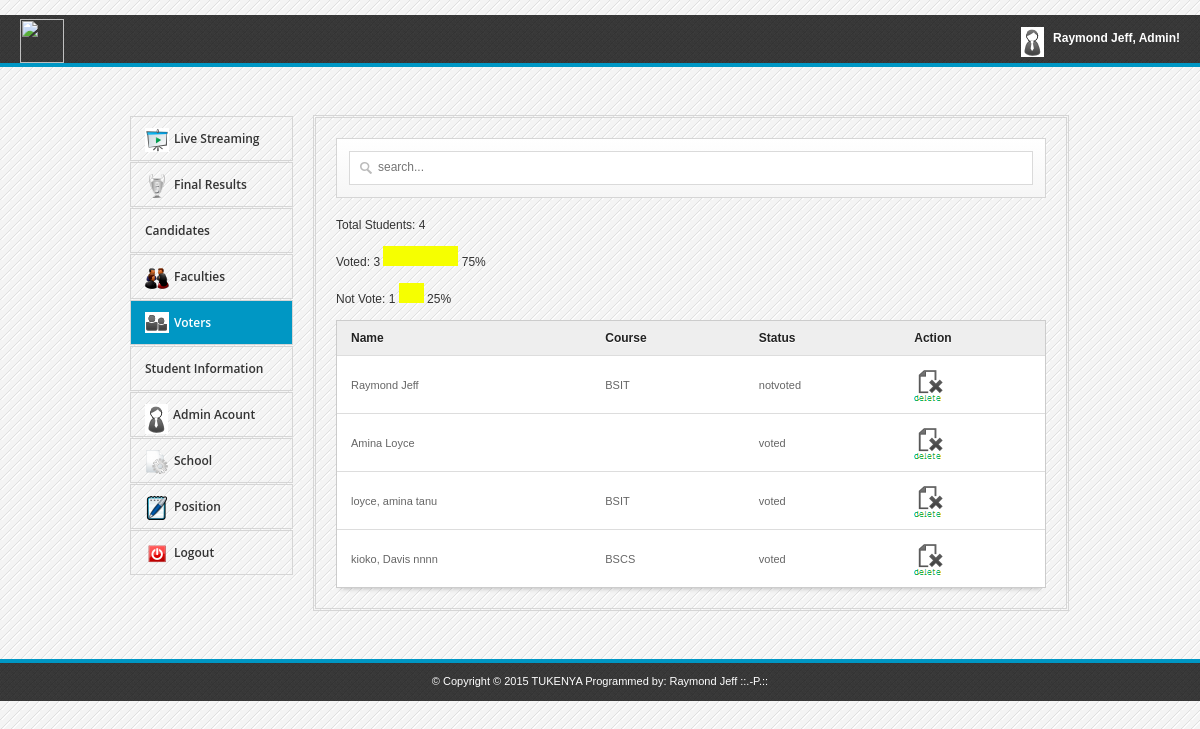
The page /admin/students.php on the database its author committed.
### tables this page shows
CREATE TABLE `students` (
  `id` int(11) NOT NULL AUTO_INCREMENT,
  `name` varchar(100) NOT NULL,
  `course` varchar(100) NOT NULL,
  `username` varchar(100) NOT NULL,
  `password` varchar(100) NOT NULL,
  `status` varchar(100) NOT NULL,
  `question` varchar(200) NOT NULL,
  `answer` varchar(100) NOT NULL,
  PRIMARY KEY (`id`)
);

### admin/students.php (the view, shortened to what this page needs)
<html>
<head>
<link rel="stylesheet" href="admin.css">
<link href="src/facebox.css" media="screen" rel="stylesheet" type="text/css" />
</head>
<body>
	<div id="top">
		<div class="logo">
			<img src="../psu.png" style="width: 44px;">
		</div>
		<div class="welcome">
			<img alt="" src="img/userpic.png">
			<span>Raymond Jeff, Admin!</span>
		</div>
	</div>
	<div class="container  clearfix">
		<div class="one-third1 column">
			<ul>
				<li><a href="index.php"><img alt="" src="img/home.png"><span>Live Streaming</span></a></li>
				<li><a href="winner.php"><img alt="" src="img/win.png"><span>Final Results</span></a></li>
				<li><a href="candidates.php"><img alt="" src="img/candidates.png"><span>Candidates</span></a></li>
				<li><a href="parties.php"><img alt="" src="img/parties.png"><span>Faculties</span></a></li>
				<li class="active"><a href="students.php"><img alt="" src="img/user.png"><span>Voters</span></a></li>
				<li><a href="idnumbers.php"><img alt="" src="img/numbers.png"><span>Student Information</span></a></li>
				<li><a href="admin.php"><img alt="" src="img/userpic.png"><span>Admin Acount</span></a></li>
				<li><a href="course.php"><img alt="" src="img/page.png"><span>School</span></a></li>
				<li><a href="position.php"><img alt="" src="img/position.png"><span>Position</span></a></li>
                                <li><a href="../adminlogin.php"><img alt="" src="img/logout.png"><span>Logout</span></a></li>
			</ul>
		</div>
		<div class="two-thirds1 column">
			<div class="thewraper">
			<div id="formdesign"><input type="text" name="filter" value="" id="filter" placeholder="search..." autocomplete="off" /></div>
			<div>
			<?php
			include('../connect.php');
			$dsdsss='notvoted';
			$xxzz='voted';
			$sadsdsd = $db->prepare("SELECT count(*) FROM students WHERE status= :a");
				$sadsdsd->bindParam(':a', $dsdsss);
				$sadsdsd->execute();
				$rowaas = $sadsdsd->fetch(PDO::FETCH_NUM);
				$notvoted=$rowaas[0];
			$sadsdsda = $db->prepare("SELECT count(*) FROM students WHERE status= :b");
				$sadsdsda->bindParam(':b', $xxzz);
				$sadsdsda->execute();
				$rowaasa = $sadsdsda->fetch(PDO::FETCH_NUM);
				$voted=$rowaasa[0];
			$sadsdsds = $db->prepare("SELECT count(*) FROM students");
				$sadsdsds->execute();
				$rowaass = $sadsdsds->fetch(PDO::FETCH_NUM);
				$tottot=$rowaass[0];
			?>
			Total Students: <?php echo $tottot ?><br><br>
			Voted: <?php echo $voted ?>
			<img src="pollyes.gif" width='<?php echo(100*round($voted/($tottot),2)); ?>' height='20'> <?php echo(100*round($voted/($tottot),2)); ?>%
			<br><br>
			Not Vote: <?php echo $notvoted ?>
			<img src="pollyes.gif" width='<?php echo(100*round($notvoted/($tottot),2)); ?>' height='20'> <?php echo(100*round($notvoted/($tottot),2)); ?>%
			<br><br>
			</div>
			<table id="resultTable" data-responsive="table">
				<thead>
					<tr>
						<th> Name </th>
						<th> Course </th>
						<th> Status </th>
						<th> Action </th>
					</tr>
				</thead>
				<tbody>
					<?php
						$result = $db->prepare("SELECT * FROM students");
						$result->execute();
						for($i=0; $row = $result->fetch(); $i++){
					?>
					<tr class="record">
						<td><?php echo $row['name']; ?></td>
						<td><?php echo $row['course']; ?></td>
						<td><?php echo $row['status']; ?></td>
						<td><a href="#" id="<?php echo $row['id']; ?>" class="delbutton" title="Click To Delete"><img alt="" src="img/delete-item.png"></a></td>
					</tr>
					<?php
						}
					?>
				</tbody>
			</table>
			</div>
		</div>
	</div>
	<div id="footer">
		<div class="copyrights">&copy;
Copyright © 2015 TUKENYA
     Programmed by: Raymond Jeff ::.-P.::
</div>
	</div>
</body>
</html>

### admin/admin.css (style rules this page uses)
* { -moz-transition: width 1s ease-in-out, left 1.5s ease-in-out; -webkit-transition: width 1s ease-in-out, left 1.5s ease-in-out; -moz-transition: width 1s ease-in-out, left 1.5s ease-in-out; -o-transition: width 1s ease-in-out, left 1.5s ease-in-out; transition: width 1s ease-in-out, left 1.5s ease-in-out; }
body { margin: 0; background:#f4f4f4 url(../automatedvoting/admin/img/bg.gif) repeat top left; color:#333; font-family: Arial,Helvetica,sans-serif; font-size: 12px; }
#top { border-bottom: 4px solid #0097C4; height: 48px; background: url("img/dark.png") repeat scroll 0 0 rgba(0, 0, 0, 0); margin-bottom: 48px; }
#footer { border-top: 4px solid #0097C4; height: 38px; background: url("img/dark.png") repeat scroll 0 0 rgba(0, 0, 0, 0); margin-top: 48px; }
.copyrights { display: block; width: 100%; text-align: center; padding-top: 12px; color: #FFFFFF; font-size: 11px; }
.logo { float: left; width: auto; margin-left: 20px; }
.logo img { width: 53px; margin-top: 4px; }
.welcome { height: 20px; padding: 12px 14px; float: right; margin-right: 20px; padding-right: 0px; }
.welcome img { float: left; }
.welcome > span { color: #FFFFFF; display: block; font-size: 12px; font-weight: bold; margin-left: 32px; white-space: nowrap; line-height: 20px; margin-top: 1px; }
.one-third1 ul { height: auto; margin: 0; padding: 0; list-style: none outside none; }
.one-third1 ul li { margin-top: 1px; position: relative; line-height: 20px; }
.active { background: none repeat scroll 0 0 #0097C4; }
.active a { color: #ffffff !important; }
.one-third1 ul li a { border: 1px solid #D5D5D5; color: #333333; display: block; font-family: 'Open Sans',sans-serif; font-size: 12px; font-weight: 600; padding: 11px 14px; text-decoration: none; }
.one-third1 ul li a img { float: left; margin-right: 5px; }
.one-third1 ul li a span { display: block; white-space: nowrap; margin-top: 1px; }
#formdesign { background: linear-gradient(to bottom, #FFFFFF 0%, #F6F6F6 100%) repeat scroll 0 0 rgba(0, 0, 0, 0); border: 1px solid #D5D5D5; padding: 12px; position: relative; margin: 20px 0; }
#filter { -moz-box-sizing: border-box; background: url("img/big_search.png") no-repeat scroll 10px 10px #FFFFFF; box-shadow: none; display: block; font-size: 12px; height: 34px; margin: 0; padding: 9px 140px 9px 28px; width: 100%; border: 1px solid #DADADA; transition: border 0.2s linear 0s, box-shadow 0.2s linear 0s; padding-top: 6px; }
table { border-collapse: separate; background-color: #FFFFFF; border-spacing: 0; max-width: 100%; }
#resultTable { color: #666666; text-shadow: 0 1px 0 #FFFFFF; width: 100%; border: 1px solid #CCCCCC; box-shadow: 0 5px 5px -5px rgba(0, 0, 0, 0.3); }
#resultTable thead tr th { background: none repeat scroll 0 0 #EEEEEE; color: #222222; padding: 10px 14px; text-align: left; border-top: 0 none; font-size: 12px; }
#resultTable tbody tr td { background-color: #FFFFFF; font-size: 11px; text-align: left; padding: 10px 14px; border-top: 1px solid #DDDDDD; }
.container .column, .container .columns { float: left; display: inline; margin-left: 10px; margin-right: 10px; }
.container { position: relative; width: 960px; margin: 0 auto; padding: 0; }
.container .one-third1.column { width: 163px; }
.container .two-thirds1.column { width: 750px; border: double #D5D5D5; padding-bottom: 20px; }
.thewraper { margin: 0 20px; }
input { border: 1px solid #000000; width: 270px; padding: 5px; margin-bottom: 10px; }
.container:after { content: "\0020"; display: block; height: 0; clear: both; visibility: hidden; }
.clearfix:before, .clearfix:after, .row:before, .row:after { content: '\0020'; display: block; overflow: hidden; visibility: hidden; width: 0; height: 0; }
.row:after, .clearfix:after { clear: both; }
.row, .clearfix { zoom: 1; }

### rows shown on the page
students: name "Raymond Jeff", course "BSIT", status "notvoted"
students: name "Amina Loyce", status "voted"
students: name "loyce, amina tanu", course "BSIT", status "voted"
students: name "kioko, Davis nnnn", course "BSCS", status "voted"

### other values the page prints
$tottot "4"
$voted "3"
100*round($voted/($tottot),2) "75"
$notvoted "1"
100*round($notvoted/($tottot),2) "25"
